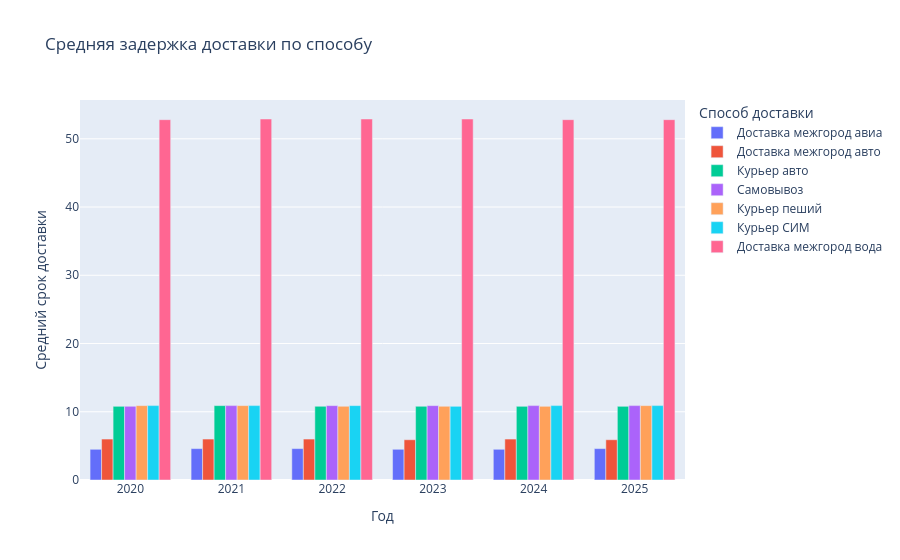

Here is the notebook cell this chart was saved with:
### Code cell
df = duckdb.query(
    """
    SELECT
        date_trunc('year', order_date) AS year,
        ship_name,
        ROUND(AVG(EPOCH(shipped_date - order_date)) / 86400, 1) AS avg_delay_days
    FROM
        orders AS o
        JOIN ship_types AS st USING (ship_id)
    WHERE
        1=1
    GROUP BY
        1, 2
    ORDER BY
        1, 3
    """
).df()

fig = px.bar(
    df,
    x='year',
    y='avg_delay_days',
    color='ship_name',
    barmode='group',  # grouped — столбцы рядом, не стопкой
    labels={
        'year': 'Год',
        'avg_delay_days': 'Средний срок доставки',
        'ship_name': 'Способ доставки'
    },
    title='Средняя задержка доставки по способу'
)
fig.show()

### Figure 1 — Plotly figure (JSON) as saved in the notebook; plotly's stock layout.template omitted (floating-point values rounded to 4 significant figures)
{"data": [{"alignmentgroup": "True", "hovertemplate": "Способ доставки=Доставка межгород авиа<br>Год=%{x}<br>Средний срок доставки=%{y}<extra></extra>", "legendgroup": "Доставка межгород авиа", "marker": {"color": "#636efa", "pattern": {"shape": ""}}, "name": "Доставка межгород авиа", "offsetgroup": "Доставка межгород авиа", "orientation": "v", "showlegend": true, "textposition": "auto", "type": "bar", "x": ["2020-01-01T00:00:00.000000", "2021-01-01T00:00:00.000000", "2022-01-01T00:00:00.000000", "2023-01-01T00:00:00.000000", "2024-01-01T00:00:00.000000", "2025-01-01T00:00:00.000000"], "xaxis": "x", "y": [4.5, 4.6, 4.6, 4.5, 4.5, 4.6], "yaxis": "y"}, {"alignmentgroup": "True", "hovertemplate": "Способ доставки=Доставка межгород авто<br>Год=%{x}<br>Средний срок доставки=%{y}<extra></extra>", "legendgroup": "Доставка межгород авто", "marker": {"color": "#EF553B", "pattern": {"shape": ""}}, "name": "Доставка межгород авто", "offsetgroup": "Доставка межгород авто", "orientation": "v", "showlegend": true, "textposition": "auto", "type": "bar", "x": ["2020-01-01T00:00:00.000000", "2021-01-01T00:00:00.000000", "2022-01-01T00:00:00.000000", "2023-01-01T00:00:00.000000", "2024-01-01T00:00:00.000000", "2025-01-01T00:00:00.000000"], "xaxis": "x", "y": [6.0, 6.0, 6.0, 5.9, 6.0, 5.9], "yaxis": "y"}, {"alignmentgroup": "True", "hovertemplate": "Способ доставки=Курьер авто<br>Год=%{x}<br>Средний срок доставки=%{y}<extra></extra>", "legendgroup": "Курьер авто", "marker": {"color": "#00cc96", "pattern": {"shape": ""}}, "name": "Курьер авто", "offsetgroup": "Курьер авто", "orientation": "v", "showlegend": true, "textposition": "auto", "type": "bar", "x": ["2020-01-01T00:00:00.000000", "2021-01-01T00:00:00.000000", "2022-01-01T00:00:00.000000", "2023-01-01T00:00:00.000000", "2024-01-01T00:00:00.000000", "2025-01-01T00:00:00.000000"], "xaxis": "x", "y": [10.8, 10.9, 10.8, 10.8, 10.8, 10.8], "yaxis": "y"}, {"alignmentgroup": "True", "hovertemplate": "Способ доставки=Самовывоз<br>Год=%{x}<br>Средний срок доставки=%{y}<extra></extra>", "legendgroup": "Самовывоз", "marker": {"color": "#ab63fa", "pattern": {"shape": ""}}, "name": "Самовывоз", "offsetgroup": "Самовывоз", "orientation": "v", "showlegend": true, "textposition": "auto", "type": "bar", "x": ["2020-01-01T00:00:00.000000", "2021-01-01T00:00:00.000000", "2022-01-01T00:00:00.000000", "2023-01-01T00:00:00.000000", "2024-01-01T00:00:00.000000", "2025-01-01T00:00:00.000000"], "xaxis": "x", "y": [10.8, 10.9, 10.9, 10.9, 10.9, 10.9], "yaxis": "y"}, {"alignmentgroup": "True", "hovertemplate": "Способ доставки=Курьер пеший<br>Год=%{x}<br>Средний срок доставки=%{y}<extra></extra>", "legendgroup": "Курьер пеший", "marker": {"color": "#FFA15A", "pattern": {"shape": ""}}, "name": "Курьер пеший", "offsetgroup": "Курьер пеший", "orientation": "v", "showlegend": true, "textposition": "auto", "type": "bar", "x": ["2020-01-01T00:00:00.000000", "2021-01-01T00:00:00.000000", "2022-01-01T00:00:00.000000", "2023-01-01T00:00:00.000000", "2024-01-01T00:00:00.000000", "2025-01-01T00:00:00.000000"], "xaxis": "x", "y": [10.9, 10.9, 10.8, 10.8, 10.8, 10.9], "yaxis": "y"}, {"alignmentgroup": "True", "hovertemplate": "Способ доставки=Курьер СИМ<br>Год=%{x}<br>Средний срок доставки=%{y}<extra></extra>", "legendgroup": "Курьер СИМ", "marker": {"color": "#19d3f3", "pattern": {"shape": ""}}, "name": "Курьер СИМ", "offsetgroup": "Курьер СИМ", "orientation": "v", "showlegend": true, "textposition": "auto", "type": "bar", "x": ["2020-01-01T00:00:00.000000", "2021-01-01T00:00:00.000000", "2022-01-01T00:00:00.000000", "2023-01-01T00:00:00.000000", "2024-01-01T00:00:00.000000", "2025-01-01T00:00:00.000000"], "xaxis": "x", "y": [10.9, 10.9, 10.9, 10.8, 10.9, 10.9], "yaxis": "y"}, {"alignmentgroup": "True", "hovertemplate": "Способ доставки=Доставка межгород вода<br>Год=%{x}<br>Средний срок доставки=%{y}<extra></extra>", "legendgroup": "Доставка межгород вода", "marker": {"color": "#FF6692", "pattern": {"shape": ""}}, "name": "Доставка межгород вода", "offsetgroup": "Доставка межгород вода", "orientation": "v", "showlegend": true, "textposition": "auto", "type": "bar", "x": ["2020-01-01T00:00:00.000000", "2021-01-01T00:00:00.000000", "2022-01-01T00:00:00.000000", "2023-01-01T00:00:00.000000", "2024-01-01T00:00:00.000000", "2025-01-01T00:00:00.000000"], "xaxis": "x", "y": [52.8, 52.9, 52.9, 52.9, 52.8, 52.8], "yaxis": "y"}], "layout": {"barmode": "group", "legend": {"title": {"text": "Способ доставки"}, "tracegroupgap": 0}, "title": {"text": "Средняя задержка доставки по способу"}, "xaxis": {"anchor": "y", "domain": [0, 1], "title": {"text": "Год"}}, "yaxis": {"anchor": "x", "domain": [0, 1], "title": {"text": "Средний срок доставки"}}}}
